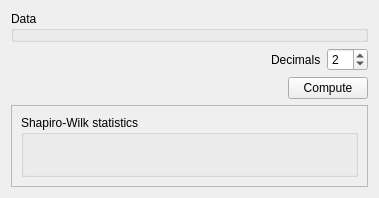
<?xml version="1.0" encoding="UTF-8"?>
<ui version="4.0">
 <class>Form</class>
 <widget class="QWidget" name="Form">
  <property name="geometry">
   <rect>
    <x>0</x>
    <y>0</y>
    <width>379</width>
    <height>198</height>
   </rect>
  </property>
  <property name="sizePolicy">
   <sizepolicy hsizetype="Preferred" vsizetype="Maximum">
    <horstretch>0</horstretch>
    <verstretch>0</verstretch>
   </sizepolicy>
  </property>
  <property name="windowTitle">
   <string>Form</string>
  </property>
  <layout class="QVBoxLayout" name="verticalLayout">
   <item>
    <widget class="QGroupBox" name="data_box">
     <property name="sizePolicy">
      <sizepolicy hsizetype="Preferred" vsizetype="Maximum">
       <horstretch>0</horstretch>
       <verstretch>0</verstretch>
      </sizepolicy>
     </property>
     <property name="title">
      <string>Data</string>
     </property>
    </widget>
   </item>
   <item>
    <layout class="QHBoxLayout" name="horizontalLayout">
     <item>
      <spacer name="horizontalSpacer">
       <property name="orientation">
        <enum>Qt::Horizontal</enum>
       </property>
       <property name="sizeHint" stdset="0">
        <size>
         <width>40</width>
         <height>20</height>
        </size>
       </property>
      </spacer>
     </item>
     <item>
      <widget class="QLabel" name="label">
       <property name="text">
        <string>Decimals</string>
       </property>
      </widget>
     </item>
     <item>
      <widget class="QSpinBox" name="decimals">
       <property name="value">
        <number>2</number>
       </property>
      </widget>
     </item>
    </layout>
   </item>
   <item>
    <layout class="QHBoxLayout" name="horizontalLayout_2">
     <item>
      <spacer name="horizontalSpacer_2">
       <property name="orientation">
        <enum>Qt::Horizontal</enum>
       </property>
       <property name="sizeHint" stdset="0">
        <size>
         <width>40</width>
         <height>20</height>
        </size>
       </property>
      </spacer>
     </item>
     <item>
      <widget class="QPushButton" name="compute_btn">
       <property name="text">
        <string>Compute</string>
       </property>
      </widget>
     </item>
    </layout>
   </item>
   <item>
    <widget class="QScrollArea" name="scrollArea">
     <property name="widgetResizable">
      <bool>true</bool>
     </property>
     <widget class="QWidget" name="scrollAreaWidgetContents">
      <property name="geometry">
       <rect>
        <x>0</x>
        <y>0</y>
        <width>359</width>
        <height>68</height>
       </rect>
      </property>
      <layout class="QVBoxLayout" name="verticalLayout_2">
       <item>
        <widget class="QGroupBox" name="results_box">
         <property name="title">
          <string>Shapiro-Wilk statistics</string>
         </property>
        </widget>
       </item>
      </layout>
     </widget>
    </widget>
   </item>
  </layout>
 </widget>
 <resources/>
 <connections/>
</ui>
